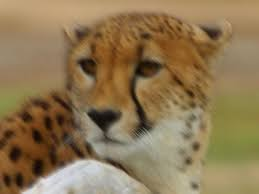
%> input picture imgs/Tiger.jpg, 259 x 194 px
$ octave WaterMark.m   (GNU Octave 9; MATLAB toolbox functions it lacks are replaced by stand-ins)
%> lines starting %> are read from the running program, lines starting %| are printed output that depends on the picture
clear all
close all


%reads the image in double format
imageAfterDouble = double(imread('Tiger.jpg'));
figure,imshow(imageAfterDouble/255);
secondCopyOfImage = imageAfterDouble;
[rows,cols] = size(secondCopyOfImage);
%> rows = 194; cols = 777

%creating the mark
a = zeros(80,150); %defining the black frame
a(2:15,4:40) = 1; %defining the white reqtangle
figure,imshow(a);
save m.dat a -ascii %saves the mark

%water marking
x1 = imageAfterDouble(:,:,1);%defining the RGB compoments
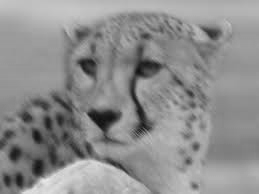
%> x1: size 194x259 double; min 16, max 234, mean 142
x2 = imageAfterDouble(:,:,2);%defining the RGB compoments
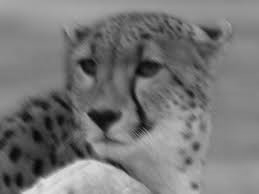
%> x2: size 194x259 double; min 3, max 226, mean 119.2
x3 = imageAfterDouble(:,:,3);%defining the RGB compoments
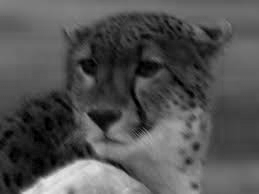
%> x3: size 194x259 double; min 0, max 232, mean 82.9
dx1 = dct2(x1); dx11 = dx1;%returning the 2-D cosine transfom for each of the RGB
%> after `dx1 = dct2(x1)`:
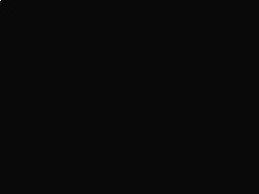
%> dx1: size 194x259 double; min -1229.9, max 31835.6, mean 0.8; drawn with min black and max white
dx2 = dct2(x2); dx22 = dx2;%returning the 2-D cosine transfom for each of the RGB
dx3 = dct2(x3); dx33 = dx3;%returning the 2-D cosine transfom for each of the RGB
load m.dat %binary mask for water marking
g = 10; %water mark coefficient- the bigger it is the more visible the mark will become
%> (the run ends here)
